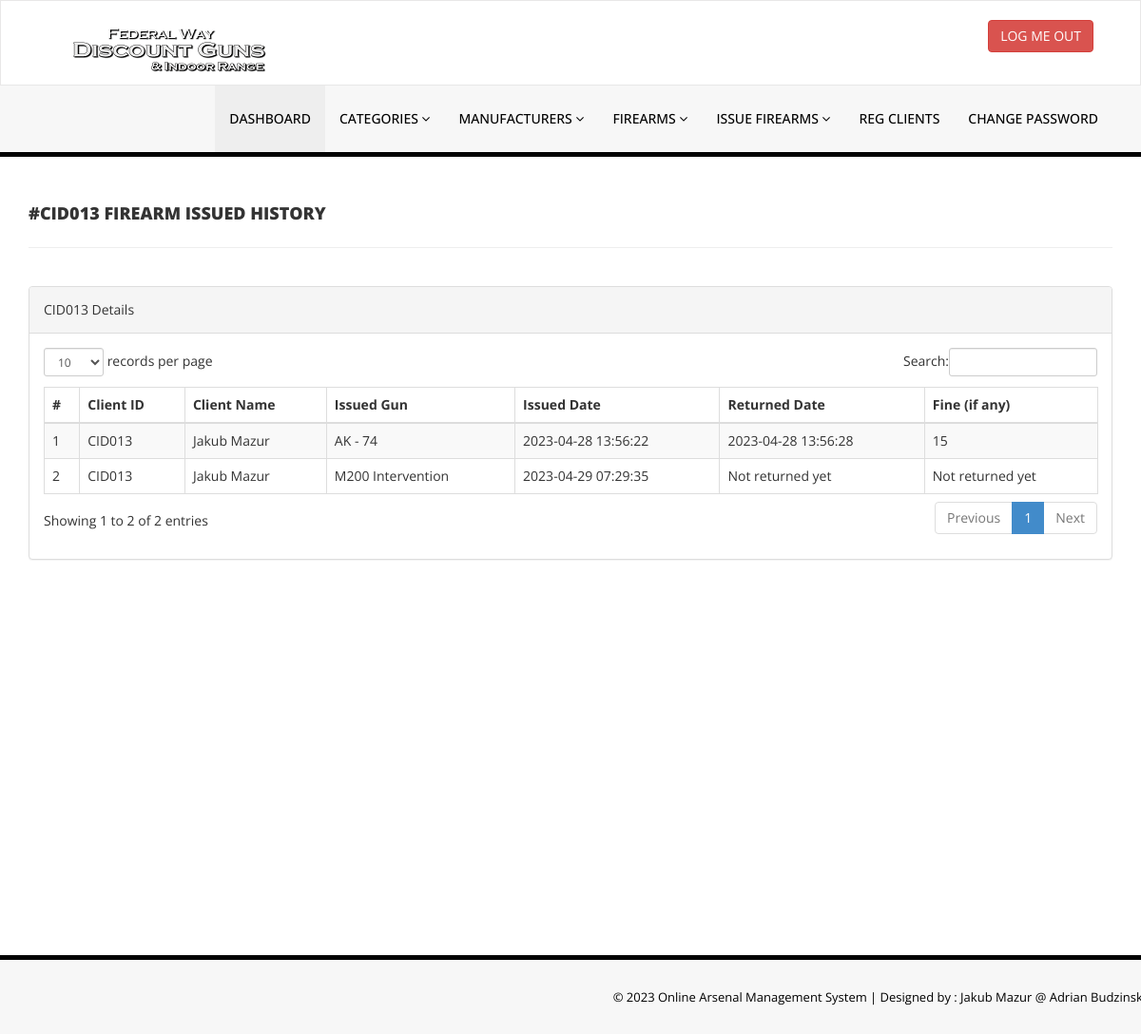
/admin/client-history.php?stdid=CID013 (signed in), run on the app's committed database.
### tables this page shows
CREATE TABLE `issuedgundetails` (
  `id` int(11) NOT NULL,
  `GunId` int(11) DEFAULT NULL,
  `ClientID` varchar(150) DEFAULT NULL,
  `IssuesDate` timestamp NULL DEFAULT current_timestamp(),
  `ReturnDate` timestamp NULL DEFAULT NULL ON UPDATE current_timestamp(),
  `RetrunStatus` int(1) DEFAULT NULL,
  `fine` int(11) DEFAULT NULL
);

CREATE TABLE `tblclients` (
  `id` int(11) NOT NULL,
  `ClientId` varchar(100) DEFAULT NULL,
  `FullName` varchar(120) DEFAULT NULL,
  `EmailId` varchar(120) DEFAULT NULL,
  `MobileNumber` char(11) DEFAULT NULL,
  `Password` varchar(120) DEFAULT NULL,
  `Status` int(1) DEFAULT NULL,
  `RegDate` timestamp NULL DEFAULT current_timestamp(),
  `UpdationDate` timestamp NULL DEFAULT NULL ON UPDATE current_timestamp()
);

CREATE TABLE `tblguns` (
  `id` int(11) NOT NULL,
  `GunName` varchar(255) DEFAULT NULL,
  `CatId` int(11) DEFAULT NULL,
  `ManufacturerId` int(11) DEFAULT NULL,
  `SerialNumber` varchar(25) DEFAULT NULL,
  `GunPrice` decimal(10,2) DEFAULT NULL,
  `GunImage` varchar(250) NOT NULL,
  `isIssued` int(1) DEFAULT NULL,
  `RegDate` timestamp NULL DEFAULT current_timestamp(),
  `UpdationDate` timestamp NULL DEFAULT NULL ON UPDATE current_timestamp()
);

### admin/client-history.php (the view, shortened to what this page needs)
<?php
include('includes/config.php');
if(strlen($_SESSION['alogin'])==0)
    {
header('location:index.php');
}
else{
    ?>
<!DOCTYPE html>
<html xmlns="http://www.w3.org/1999/xhtml">
<head>
    <link href="assets/css/bootstrap.css" rel="stylesheet" />
    <link href="assets/css/font-awesome.css" rel="stylesheet" />
    <link href="assets/js/dataTables/dataTables.bootstrap.css" rel="stylesheet" />
    <link href="assets/css/style.css" rel="stylesheet" />
</head>
<body>
<?php include('includes/header.php');?>
    <div class="content-wrapper">
         <div class="container">
        <div class="row pad-botm">
            <div class="col-md-12">
                <?php $sid=$_GET['stdid']; ?>
                <h4 class="header-line">#<?php echo $sid;?> Firearm Issued History</h4>
    </div>
        </div>
            <div class="row">
                <div class="col-md-12">
                    <div class="panel panel-default">
                        <div class="panel-heading">
<?php echo $sid;?> Details
                        </div>
                        <div class="panel-body">
                            <div class="table-responsive">
                                <table class="table table-striped table-bordered table-hover" id="dataTables-example">
                                    <thead>
                                        <tr>
                                            <th>#</th>
                                            <th>Client ID</th>
                                            <th>Client Name</th>
                                            <th>Issued Gun  </th>
                                            <th>Issued Date</th>
                                            <th>Returned Date</th>
                                            <th>Fine (if any)</th>
                                        </tr>
                                    </thead>
                                    <tbody>
<?php
$sql = "SELECT tblclients.ClientId ,tblclients.FullName,tblclients.EmailId,tblclients.MobileNumber,tblGuns.GunName,tblGuns.SerialNumber,issuedgundetails.IssuesDate,issuedgundetails.ReturnDate,issuedgundetails.id as rid,issuedgundetails.fine,issuedgundetails.RetrunStatus,tblGuns.id as bid,tblGuns.gunImage from  issuedgundetails join tblclients on tblclients.ClientId=issuedgundetails.ClientId join tblGuns on tblGuns.id=issuedgundetails.GunId where tblclients.ClientId='$sid' ";
$query = $dbh -> prepare($sql);
$query->execute();
$results=$query->fetchAll(PDO::FETCH_OBJ);
$cnt=1;
if($query->rowCount() > 0)
{
foreach($results as $result)
{               ?>
                                        <tr class="odd gradeX">
                                            <td class="center"><?php echo htmlentities($cnt);?></td>
                                            <td class="center"><?php echo htmlentities($result->ClientId);?></td>
                                            <td class="center"><?php echo htmlentities($result->FullName);?></td>
                                            <td class="center"><?php echo htmlentities($result->GunName);?></td>
                                            <td class="center"><?php echo htmlentities($result->IssuesDate);?></td>
                                            <td class="center"><?php if($result->ReturnDate==''): echo "Not returned yet";
                                            else: echo htmlentities($result->ReturnDate); endif;?></td>
                                             <td class="center"><?php if($result->ReturnDate==''): echo "Not returned yet";
                                              else: echo $result->fine; endif;
                                             ?></td>
                                        </tr>
 <?php $cnt=$cnt+1;}} ?>
                                    </tbody>
                                </table>
                            </div>
                        </div>
                    </div>
                </div>
            </div>
    </div>
    </div>
  <?php include('includes/footer.php');?>
</body>
</html>
<?php } ?>

### admin/assets/css/style.css (style rules this page uses)
.content-wrapper { margin-top: 40px; min-height:800px; padding-bottom:90px; }
.header-line { font-weight:900; padding-bottom:25px; border-bottom:1px solid #eeeeee; text-transform:uppercase; }
.pad-botm { padding-bottom:30px; }

### data on the page
issuedgundetails: tblclients.ClientId "CID013", tblclients.FullName "Jakub Mazur", GunId.GunName "AK - 74", IssuesDate "2023-04-28 13:56:22", ReturnDate "2023-04-28 13:56:28", fine "15"
issuedgundetails: tblclients.ClientId "CID013", tblclients.FullName "Jakub Mazur", GunId.GunName "M200 Intervention", IssuesDate "2023-04-29 07:29:35", shows "Not returned yet"

### other printed values
$sid "CID013"
